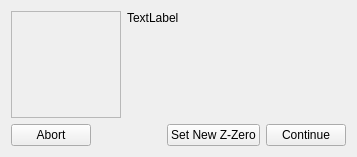
<?xml version="1.0" encoding="UTF-8"?>
<ui version="4.0">
 <class>Form</class>
 <widget class="QWidget" name="Form">
  <property name="geometry">
   <rect>
    <x>0</x>
    <y>0</y>
    <width>357</width>
    <height>157</height>
   </rect>
  </property>
  <property name="windowTitle">
   <string>Form</string>
  </property>
  <layout class="QVBoxLayout" name="verticalLayout_2" stretch="1,0">
   <item>
    <layout class="QHBoxLayout" name="horizontalLayout_2" stretch="1,2">
     <item>
      <widget class="QFrame" name="imageFrame">
       <property name="styleSheet">
        <string notr="true">image: url(:/Images/SVG/drilling-machine.svg);</string>
       </property>
       <property name="frameShape">
        <enum>QFrame::StyledPanel</enum>
       </property>
       <property name="frameShadow">
        <enum>QFrame::Raised</enum>
       </property>
      </widget>
     </item>
     <item>
      <layout class="QVBoxLayout" name="verticalLayout" stretch="1">
       <item>
        <widget class="QLabel" name="messageLabel">
         <property name="text">
          <string>TextLabel</string>
         </property>
         <property name="alignment">
          <set>Qt::AlignLeading|Qt::AlignLeft|Qt::AlignTop</set>
         </property>
        </widget>
       </item>
      </layout>
     </item>
    </layout>
   </item>
   <item>
    <layout class="QHBoxLayout" name="horizontalLayout">
     <item>
      <widget class="QPushButton" name="abortButton">
       <property name="text">
        <string>Abort</string>
       </property>
      </widget>
     </item>
     <item>
      <spacer name="horizontalSpacer">
       <property name="orientation">
        <enum>Qt::Horizontal</enum>
       </property>
       <property name="sizeHint" stdset="0">
        <size>
         <width>40</width>
         <height>20</height>
        </size>
       </property>
      </spacer>
     </item>
     <item>
      <widget class="QPushButton" name="setZZeroButton">
       <property name="text">
        <string>Set New Z-Zero</string>
       </property>
      </widget>
     </item>
     <item>
      <widget class="QPushButton" name="continueButton">
       <property name="text">
        <string>Continue</string>
       </property>
      </widget>
     </item>
    </layout>
   </item>
  </layout>
 </widget>
 <resources/>
 <connections/>
</ui>
